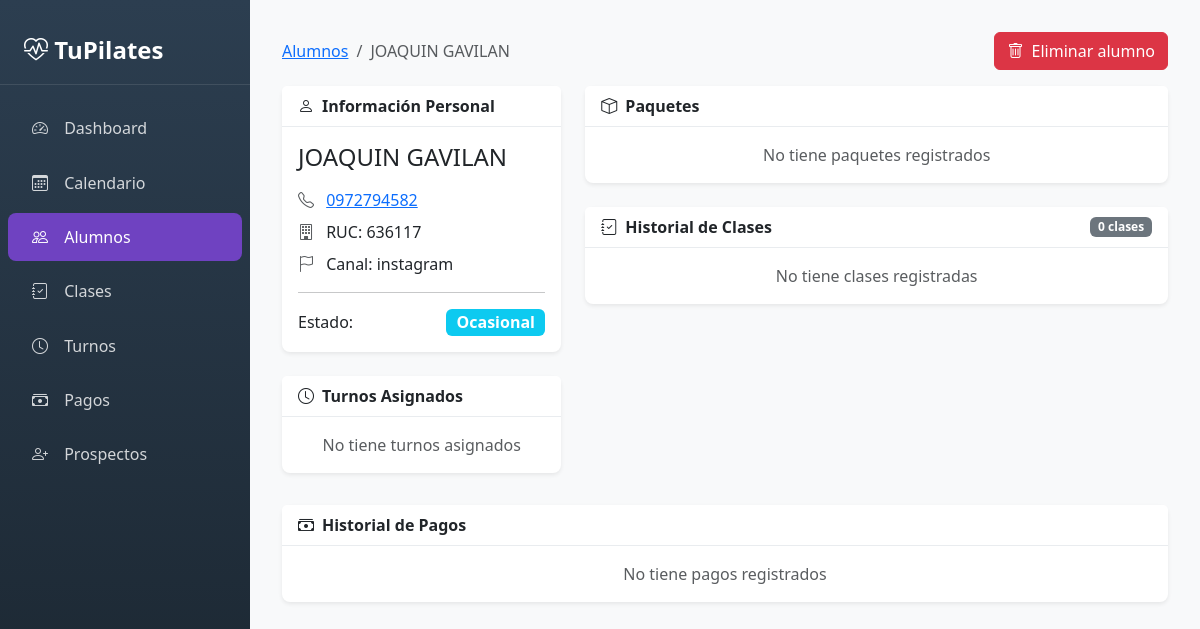
The page /panel/alumnos/1/ on the database its author committed.
### Pilapp/models.py (models this page shows, shortened)
class Alumno(models.Model):
    id_alumno = models.AutoField(primary_key=True)
    id_persona = models.ForeignKey(Persona, on_delete=models.CASCADE)
    canal_captacion = models.CharField(max_length=100, blank=True, null=True)
    ultima_clase = models.DateField(blank=True, null=True)
    estado = models.CharField(max_length=50, choices=[
        ('ocasional', 'Ocasional'),  # Attends without package
        ('regular', 'Regular'),       # Has an active package
        ('inactivo', 'Inactivo')      # No active packages
    ], default='ocasional')

class Persona(models.Model):
    id_persona = models.AutoField(primary_key=True)
    nombre = models.CharField(max_length=100)
    apellido = models.CharField(max_length=100)
    telefono = models.CharField(max_length=20, blank=True, null=True)
    ruc = models.CharField(max_length=20, blank=True, null=True)
    observaciones = models.TextField(blank=True, null=True)

### Pilapp/views_panel.py (the view, shortened to what this page needs)
def panel_alumno_detalle(request, id_alumno):
    from .models import AlumnoPaqueteTurno
    alumno = get_object_or_404(
        Alumno.objects.select_related('id_persona'),
        id_alumno=id_alumno
    )
    paquetes = (
        AlumnoPaquete.objects
        .filter(id_alumno=alumno)
        .select_related('id_paquete')
        .order_by('-id_alumno_paquete')
    )
    ultimo_paquete = paquetes.first()
    ultimo_paquete_id = ultimo_paquete.id_alumno_paquete if ultimo_paquete else None
    total_pagado_ultimo = None
    restante_ultimo = None
    turnos = AlumnoPaqueteTurno.objects.filter(
        id_alumno_paquete__id_alumno=alumno,
        id_alumno_paquete__estado='activo'
    ).select_related('id_turno')
    historial_clases = []
    clases_regulares = AlumnoClase.objects.filter(
        id_alumno_paquete__id_alumno=alumno
    ).select_related('id_clase', 'id_clase__id_turno').order_by('-id_clase__fecha')
    clases_ocasionales = AlumnoClaseOcasional.objects.filter(
        id_alumno=alumno
    ).select_related('id_clase', 'id_clase__id_turno').order_by('-id_clase__fecha')
    historial_clases.sort(key=lambda x: x['fecha'], reverse=True)
    pagos = PagoAlumno.objects.filter(
        id_alumno_paquete__id_alumno=alumno
    ).select_related('id_pago', 'id_alumno_paquete__id_paquete').order_by('-id_pago__fecha')
    return render(request, 'admin_panel/alumnos/detalle.html', {
        'alumno': alumno,
        'paquetes': paquetes,
        'turnos': turnos,
        'historial_clases': historial_clases,
        'pagos': pagos,
        'ultimo_paquete_id': ultimo_paquete_id,
        'total_pagado_ultimo': total_pagado_ultimo,
        'restante_ultimo': restante_ultimo,
    })

### Pilapp/templates/admin_panel/alumnos/detalle.html (shortened to what this page needs)
{% extends 'admin_panel/base.html' %}
{% load humanize %}
{% block content %}
<nav class="d-flex justify-content-between align-items-center mb-3" aria-label="breadcrumb">
  <ol class="breadcrumb mb-0">
    <li class="breadcrumb-item"><a href="{% url 'panel_alumnos' %}">Alumnos</a></li>
    <li class="breadcrumb-item active">{{ alumno.id_persona.nombre }} {{ alumno.id_persona.apellido }}</li>
  </ol>
  <button
    type="button"
    class="btn btn-danger"
    data-bs-toggle="modal"
    data-bs-target="#modalEliminarAlumno"
  >
    <i class="bi bi-trash me-1"></i> Eliminar alumno
  </button>
</nav>
<div class="row g-4">
    <div class="col-md-4">
        <div class="card mb-4">
            <div class="card-header">
                <i class="bi bi-person me-2"></i>Información Personal
            </div>
            <div class="card-body">
                <h4 class="mb-3">{{ alumno.id_persona.nombre }} {{ alumno.id_persona.apellido }}</h4>
                <p class="mb-2">
                    <i class="bi bi-telephone me-2 text-muted"></i>
                    {% if alumno.id_persona.telefono %}
                    <a href="https://wa.me/{{ alumno.id_persona.telefono }}" target="_blank">
                        {{ alumno.id_persona.telefono }}
                    </a>
                    {% else %}
                    <span class="text-muted">Sin teléfono</span>
                    {% endif %}
                </p>
                {% if alumno.id_persona.ruc %}
                <p class="mb-2">
                    <i class="bi bi-building me-2 text-muted"></i>
                    RUC: {{ alumno.id_persona.ruc }}
                </p>
                {% endif %}
                <p class="mb-2">
                    <i class="bi bi-flag me-2 text-muted"></i>
                    Canal: {{ alumno.canal_captacion|default:"No especificado" }}
                </p>
                <hr>
                <div class="d-flex justify-content-between align-items-center">
                    <span>Estado:</span>
                    <span class="badge fs-6 {% if alumno.estado == 'regular' %}bg-success{% elif alumno.estado == 'ocasional' %}bg-info{% else %}bg-secondary{% endif %}">
                        {{ alumno.estado|title }}
                    </span>
                </div>
            </div>
        </div>
        <div class="card">
            <div class="card-header">
                <i class="bi bi-clock me-2"></i>Turnos Asignados
            </div>
            <div class="card-body">
                {% if turnos %}
                <ul class="list-group list-group-flush">
                    {% for asignacion in turnos %}
                    <li class="list-group-item d-flex justify-content-between align-items-center px-0">
                        <span>
                            <i class="bi bi-calendar-event text-primary me-2"></i>
                            {{ asignacion.id_turno.dia }}
                        </span>
                        <span class="badge bg-primary">{{ asignacion.id_turno.horario|time:"H:i" }}</span>
                    </li>
                    {% endfor %}
                </ul>
                {% else %}
                <p class="text-muted text-center mb-0">No tiene turnos asignados</p>
                {% endif %}
            </div>
        </div>
    </div>
    <div class="col-md-8">
        <div class="card mb-4">
            <div class="card-header">
                <i class="bi bi-box me-2"></i>Paquetes
            </div>
            <div class="card-body">
                {% if paquetes %}
                <div class="table-responsive">
                    <table class="table table-sm">
                        <thead>
                            <tr>
                                <th>Paquete</th>
                                <th>Fecha Inicio</th>
                                <th>Estado</th>
                                <th>Pago</th>
                                <th>Clases Usadas</th>
                                <th>Acciones</th>
                            </tr>
                        </thead>
                        <tbody>
                            {% for paquete in paquetes %}
                            <tr>
                                <td><strong>{{ paquete.id_paquete.cantidad_clases }} clases</strong></td>
                                <td>{{ paquete.fecha_inicio|date:"d/m/Y"|default:"-" }}</td>
                                <td>
                                    <span class="badge {% if paquete.estado == 'activo' %}bg-success{% else %}bg-secondary{% endif %}">
                                        {{ paquete.estado|title }}
                                    </span>
                                </td>
                                <td>
                                    <span class="badge {% if paquete.estado_pago == 'pagado' %}bg-success{% elif paquete.estado_pago == 'parcial' %}bg-warning{% else %}bg-danger{% endif %}">
                                        {{ paquete.estado_pago|title }}
                                    </span>
                                </td>
                                <td>
                                    {{ paquete.clases_usadas }}/{{ paquete.id_paquete.cantidad_clases }}
                                    <div class="progress" style="height: 5px; width: 100px;">
                                        <div class="progress-bar" style="width: {{ paquete.porcentaje_uso }}%"></div>
                                    </div>
                                </td>
                                <td class="text-end">
                                    {% if paquete.id_alumno_paquete == ultimo_paquete_id and paquete.estado_pago != 'pagado' %}
                                        <button
                                        type="button"
                                        class="btn btn-sm btn-primary"
                                        data-bs-toggle="modal"
                                        data-bs-target="#modalRegistrarPago"
                                        >
                                        <i class="bi bi-cash-coin me-1"></i> Registrar pago
                                        </button>
                                    {% else %}
                                        <span class="text-muted">-</span>
                                    {% endif %}
                                </td>
                            </tr>
                            {% endfor %}
                        </tbody>
                    </table>
                </div>
                {% else %}
                <p class="text-muted text-center mb-0">No tiene paquetes registrados</p>
                {% endif %}
            </div>
        </div>
        <div class="card">
            <div class="card-header d-flex justify-content-between align-items-center">
                <span><i class="bi bi-journal-check me-2"></i>Historial de Clases</span>
                <span class="badge bg-secondary">{{ historial_clases|length }} clases</span>
            </div>
            <div class="card-body">
                {% if historial_clases %}
                <div class="table-responsive" style="max-height: 400px; overflow-y: auto;">
                    <table class="table table-sm table-hover">
                        <thead class="sticky-top bg-white">
                            <tr>
                                <th>Fecha</th>
                                <th>Horario</th>
                                <th>Tipo</th>
                                <th>Estado</th>
                            </tr>
                        </thead>
                        <tbody>
                            {% for clase in historial_clases %}
                            <tr>
                                <td>{{ clase.fecha|date:"d/m/Y" }}</td>
                                <td>{{ clase.horario }}</td>
                                <td>
                                    <span class="badge {% if clase.tipo == 'regular' %}bg-success{% else %}bg-info{% endif %} badge-estado">
                                        {{ clase.tipo|title }}
                                    </span>
                                </td>
                                <td>
                                    {% if clase.estado == 'asistió' %}
                                    <span class="text-success"><i class="bi bi-check-circle-fill"></i> Asistió</span>
                                    {% elif clase.estado == 'faltó' %}
                                    <span class="text-danger"><i class="bi bi-x-circle-fill"></i> Faltó</span>
                                    {% elif clase.estado == 'pendiente' or clase.estado == 'reservado' %}
                                    <span class="text-warning"><i class="bi bi-clock-fill"></i> Pendiente</span>
                                    {% elif clase.estado == 'canceló' %}
                                    <span class="text-secondary"><i class="bi bi-slash-circle-fill"></i> Canceló</span>
                                    {% elif clase.estado == 'reprogramó' %}
                                    <span class="text-info"><i class="bi bi-arrow-repeat"></i> Reprogramó</span>
                                    {% elif clase.estado == 'recuperó' %}
                                    <span class="text-primary"><i class="bi bi-arrow-counterclockwise"></i> Recuperó</span>
                                    {% else %}
                                    <span class="text-muted">{{ clase.estado|title }}</span>
                                    {% endif %}
                                </td>
                            </tr>
                            {% endfor %}
                        </tbody>
                    </table>
                </div>
                {% else %}
                <p class="text-muted text-center mb-0">No tiene clases registradas</p>
                {% endif %}
            </div>
        </div>
    </div>
</div>
<div class="row g-4 mt-2">
    <div class="col-12">
        <div class="card">
            <div class="card-header">
                <i class="bi bi-cash-stack me-2"></i>Historial de Pagos
            </div>
            <div class="card-body">
                {% if pagos %}
                <div class="table-responsive">
                    <table class="table table-sm">
                        <thead>
                            <tr>
                                <th>Fecha</th>
                                <th>Monto</th>
                                <th>Método</th>
                                <th>Estado</th>
                                <th>Paquete</th>
                            </tr>
                        </thead>
                        <tbody>
                            {% for pago in pagos %}
                            <tr>
                                <td>{{ pago.id_pago.fecha|date:"d/m/Y" }}</td>
                                <td><strong>₲ <span data-money="{{ pago.id_pago.monto }}">{{ pago.id_pago.monto|floatformat:0 }}</span></strong></td>
                                <td>{{ pago.id_pago.metodo_pago|title }}</td>
                                <td>
                                    <span class="badge {% if pago.id_pago.estado == 'pagado' %}bg-success{% elif pago.id_pago.estado == 'parcial' %}bg-warning{% else %}bg-danger{% endif %}">
                                        {{ pago.id_pago.estado|title }}
                                    </span>
                                </td>
                                <td>{{ pago.id_alumno_paquete.id_paquete.cantidad_clases }} clases</td>
                            </tr>
                            {% endfor %}
                        </tbody>
                    </table>
                </div>
                {% else %}
                <p class="text-muted text-center mb-0">No tiene pagos registrados</p>
                {% endif %}
            </div>
        </div>
    </div>
</div>
{% endblock %}

### Pilapp/templates/admin_panel/base.html (style rules this page uses)
:root { --sidebar-width: 250px; --primary-color: #6f42c1; --secondary-color: #e9ecef; }
body { min-height: 100vh; background-color: #f8f9fa; }
.card { border: none; box-shadow: 0 0.125rem 0.25rem rgba(0,0,0,0.075); border-radius: 0.5rem; }
.card-header { background-color: #fff; border-bottom: 1px solid #e9ecef; font-weight: 600; }

### rows shown on the page
Alumno: id_persona.nombre "JOAQUIN", id_persona.apellido "GAVILAN", id_persona.telefono "0972794582", id_persona.ruc "636117", canal_captacion "instagram", estado "Ocasional"

### other values the page prints
{{ historial_clases|length }} "0"
